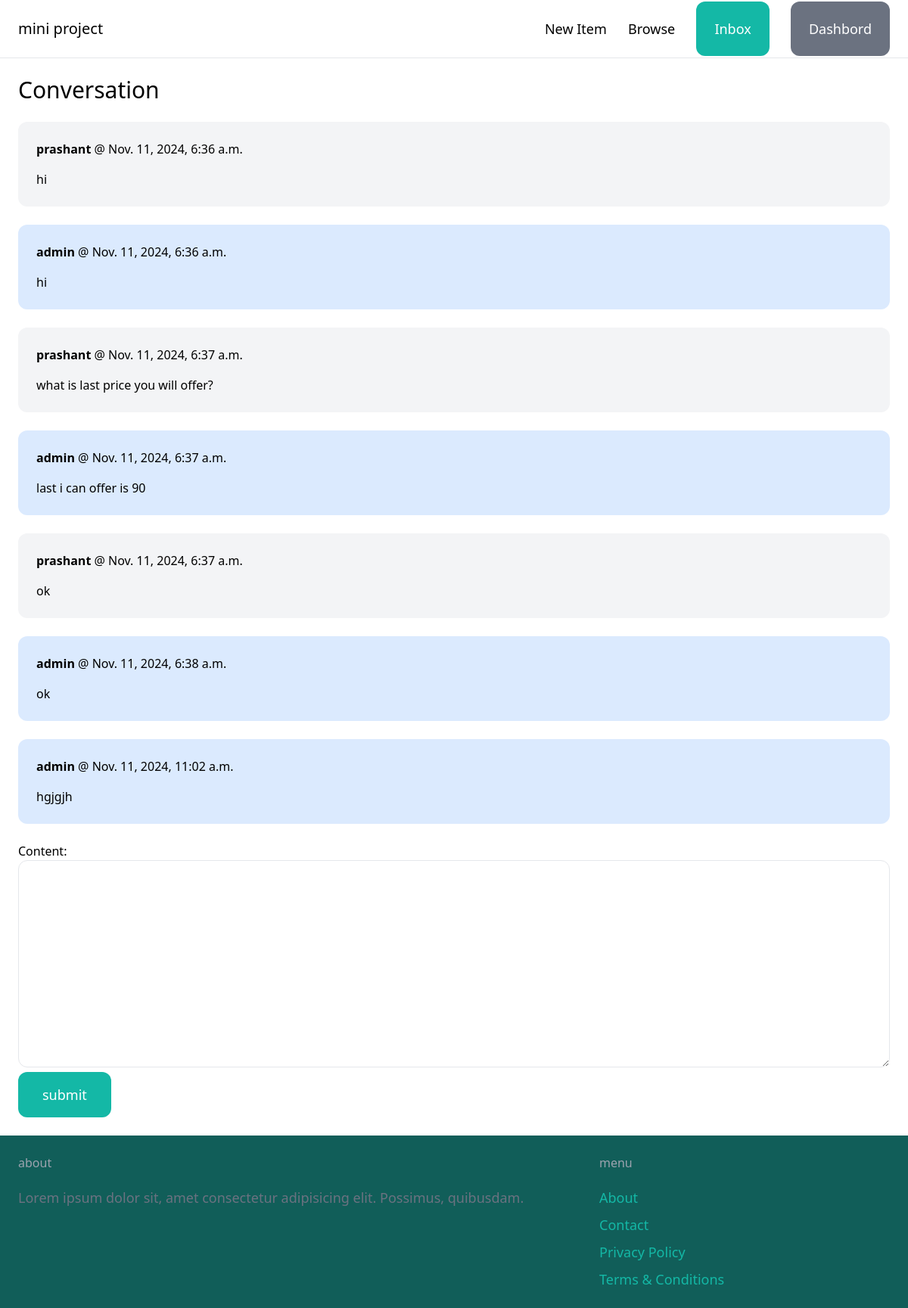
The page /inbox/detail/1/ (signed in) on the database its author committed.
### conversation/models.py (models this page shows)
class ConversationMessage(models.Model):
    conversation = models.ForeignKey(Conversation, related_name='messages', on_delete=models.CASCADE)
    content = models.TextField()
    created_at = models.DateTimeField(auto_now_add=True)
    created_by = models.ForeignKey(User, related_name='created_messages', on_delete=models.CASCADE)

### conversation/views.py (the view)
# urls.py: path('detail/<int:pk>/', views.detail, name='detail'),
@login_required
def detail(request, pk):
    conversation = Conversation.objects.filter(members__in=[request.user.id]).get(pk=pk)
    if request.method == 'POST':
        form = ConversationMessageForm(request.POST)
        if form.is_valid():
            conversation_message = form.save(commit=False)
            conversation_message.conversation = conversation
            conversation_message.created_by = request.user
            conversation_message.save()
            conversation.save()
            return redirect('conversation:detail', pk=pk)
    else:
        form = ConversationMessageForm()
    return render(request, 'conversation/detail.html', {
        'conversation': conversation,
        'form':form
    })

### conversation/forms.py
class ConversationMessageForm(forms.ModelForm):
    class Meta:
        model = ConversationMessage
        fields = ('content',)
        widgets = {
            'content': forms.Textarea(attrs={
                'class': 'w-full py-4 px-6 rounded-xl border'
            })
        }

### conversation/templates/conversation/detail.html (shortened to what this page needs)
{% extends 'core/base.html' %}
{% block content %}
<h1 class="mb-6 text-3xl">Conversation</h1>
<div class="space-y-6">
    {% for message in conversation.messages.all %}
        <div class="p-6 flex {% if message.created_by == request.user %} bg-blue-100 {% else %} bg-gray-100 {% endif %} rounded-xl">
            <div class="pr-6">
                <p class="mb-4"><strong>{{ message.created_by.username }}</strong> @ {{ message.created_at }}</p>
                <p>{{ message.content }}</p>
            </div>
        </div>
    {% endfor %}
</div>
<form action="." method="post" class="mt-6">
    {{ form.as_p }}
    <button class="px-8 py-4 text-lg bg-teal-500 rounded-xl text-white hover:bg-teal-700">submit</button>
</form>
{% endblock %}

### rows shown on the page
ConversationMessage: created_by.username "prashant", created_at "Nov. 11, 2024, 6:36 a.m.", content "hi"
ConversationMessage: created_by.username "admin", created_at "Nov. 11, 2024, 6:36 a.m.", content "hi"
ConversationMessage: created_by.username "prashant", created_at "Nov. 11, 2024, 6:37 a.m.", content "what is last price you will offer?"
ConversationMessage: created_by.username "admin", created_at "Nov. 11, 2024, 6:37 a.m.", content "last i can offer is 90"
ConversationMessage: created_by.username "prashant", created_at "Nov. 11, 2024, 6:37 a.m.", content "ok"
ConversationMessage: created_by.username "admin", created_at "Nov. 11, 2024, 6:38 a.m.", content "ok"
ConversationMessage: created_by.username "admin", created_at "Nov. 11, 2024, 11:02 a.m.", content "hgjgjh"
